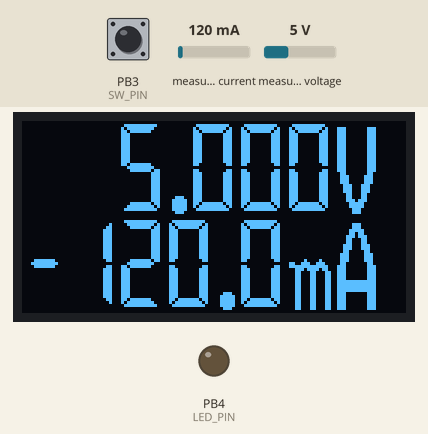
Bench run of a sketch on a simulated ATtiny85, built with avr-gcc and run on an emulated ATtiny85. On the bench: 128×64 one-colour display, output pins drawn as LEDs (lit = HIGH). Wiring (inferred from the names in the program): SSD1306 OLED at I2C address 0x3C; INA219 current sensor at I2C address 0x40. The test bench sets the inputs (shaded band); at power-on: measured current 120 mA, measured voltage 5 V, PB3 (SW_PIN) HIGH.

Above: at 2.5 s.
2.6 s: measured current set to 107 mA
At 3.7 s:
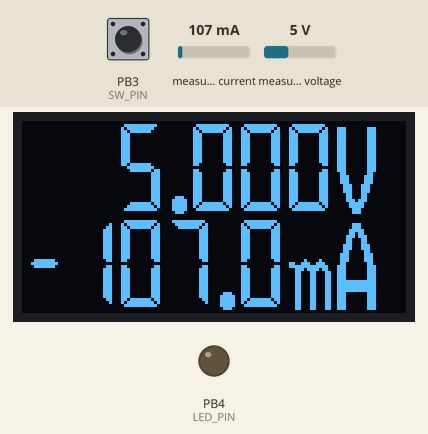
4.2 s: measured current set to 95 mA
At 5.1 s:
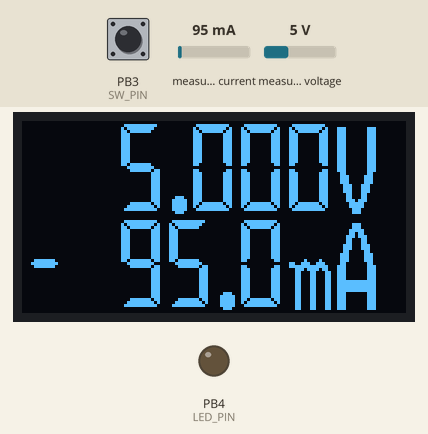
5.8 s: measured voltage set to 0.3 V
At 6.7 s:
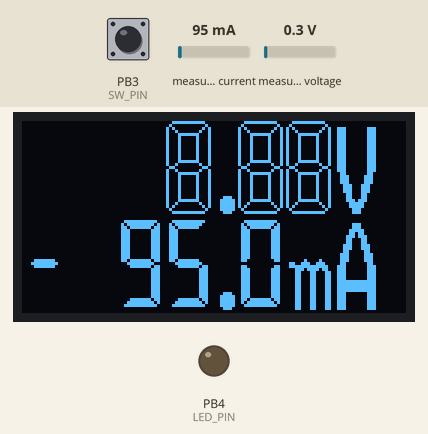
7.5 s: measured voltage set to 0.7 V
9.0 s: measured voltage set to 1 V
At 9.8 s:
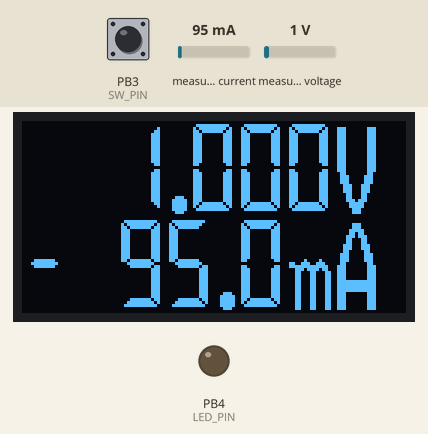
10.7 s: PB3 (SW_PIN) pulled LOW for 3.2 s
At 14.3 s:
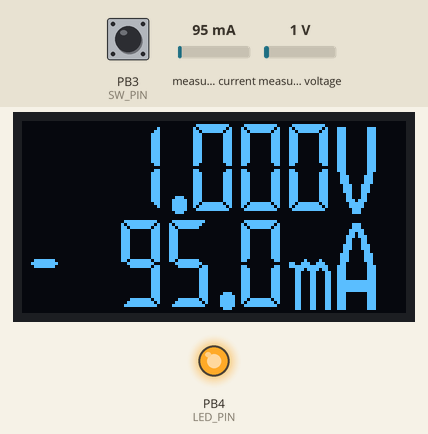
Timing chart, 0 to 15.8 s (numbered marks = the images above; inputs shaded):
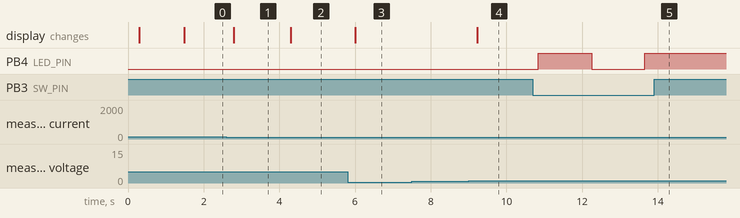

The sketch:

CurrentVoltmeter.ino
```cpp
/**
 * 電流電圧計　For ATTiny85 / ArduinoUNO + INA219　/ SSD1306(128x64)
 * ※ピン番号を変更すれば ArduinoIDE 対応のマイコンなら大体動きます
 * @YoruPuro
 */

#include <Wire.h>
#include "DISP7SEG.h"
DISP7SEG disp ;

#define INA219_ADDR 0x40

// 計測レンジ切り替えスイッチ
#define SW_PIN PB3      // ArduinoUNO:8 / ATTiny85:PB3
// 計測レンジ表示ＬＥＤ
#define LED_PIN PB4     // ArduinoUNO:9 / ATTiny85:PB4

// --------------
int rangeMode = 1 ; // 0:32V/320mA 1:16V/400mA
bool rangeModeFlag = false ;  // 計測レンジ切り替えスイッチのチャタリング防止用

double preDispValV = 0.0 ; // 書き換え抑止用
double preDispValA = 0.0 ; // 書き換え抑止用
#define measuModeA 0  // 電流計
#define measuModeV 1  // 電圧計

static uint8_t conf[] = {
  0x399F , // 32V / 320mA / 12Bit
  0x019F , // 16V / 40mA / 12Bit  ※ディフォルト
 } ;

// シャント抵抗1Ωの場合のキャリブレーション値
static uint16_t calibratin[] = {
  4194 ,  // 32V / 320mA
  13422 , // 16V / 40mA
} ;

const double rangeV = 0.001 ; // 電圧分解能
const double rangeA = 0.1 ;   // 電流分解能

/*
 * 計測値表示
 *
 * mode: measuModeV-電圧値表示　measuModeA-電流値表示
 */
void dispConv(int mode) {
                    // 01234567 01234567
  int  dispSeg[9] ; // xxx.xxxV ±xxx.xmA

  for (int i=0;i<3;i++) {
    dispSeg[i] = 416 ;  // 空白で埋める
  }
  for (int i=3;i<8;i++) {
    dispSeg[i] = 22 ;  // ８
  }
  dispSeg[4] = 20 ; // DOT

  if (mode == measuModeV) {
    // --- 電圧表示
    dispSeg[7] = 24 ; // V
  } else {
    // --- 電流表示
    dispSeg[6] = 25 ; // m
    dispSeg[7] = 23 ; // A
  }
  // --- 表示
  int x = 0 ;
  for (int i=0;i<8;i++) {
    disp.disp7SEG(x,(mode==measuModeV)?0:4,dispSeg[i]) ;
    x += (dispSeg[i] == 20) ? 8 : 16 ; // DOTだけ幅を狭める
  }
}

void dispConv(double dispVal,int mode) {
                    // 01234567 01234567
  int  dispSeg[9] ; // xxx.xxxV ±xxx.xmA

  if (mode == measuModeV) {
    // --- 電圧表示
    for (int i=0;i<8;i++) {
      dispSeg[i] = 416 ;  // 空白で埋める
    }
    dispSeg[7] = 24 ; // V

    int range1 = dispVal ;
    int range2 = dispVal * 1000.0 ;

    int pos1 = 2 ;
    int pos2 = 4 ;
    int pos2l = 3 ;
    dispSeg[3] = 20 ; // DOT
    for (int i=pos1;i>=0;i--) {
      dispSeg[i] = range1 % 10 ;
      range1 /= 10 ;
      if (range1 == 0) break ;
    }
    for (int i=pos2l-1;i>=0;i--) {
      dispSeg[pos2+i] = range2 % 10 ;
      range2 /= 10 ;
    }
  } else
  if (mode == measuModeA) {
    // --- 電流表示
    for (int i=0;i<8;i++) {
      dispSeg[i] = 416 ;  // 空白で埋める
    }
    dispSeg[6] = 25 ; // m
    dispSeg[7] = 23 ; // A

    int range1 = dispVal ;
    int range2 = dispVal * 10.0 ;

    int pos1 = 3 ;
    int pos1e = 0 ;
    int pos2 = 5 ;
    int pos2l =1 ;

    if (dispVal < 0) {
      range1 = -1 * range1 ;
      range2 = -1 * range2 ;
    } else {
      pos1e = 1 ;
      dispSeg[0] = 21 ; // -
    }

    dispSeg[4] = 20 ; // DOT
    for (int i=pos1;i>=pos1e;i--) {
      dispSeg[i] = range1 % 10 ;
      range1 /= 10 ;
      if (range1 == 0) break ;
    }

    for (int i=pos2l-1;i>=0;i--) {
      dispSeg[pos2+i] = range2 % 10 ;
      range2 /= 10 ;
    }
  } else {
    // --- 初期画面 8888.888 表示
    for (int i=0;i<8;i++) {
      dispSeg[i] = 22 ;
    }
    dispSeg[4] = 20 ; // DOT
    disp.cls() ;
  }

  // --- 表示
  int x = 0 ;
  for (int i=0;i<8;i++) {
    disp.disp7SEG(x,(mode==measuModeV)?0:4,dispSeg[i]) ;
    x += (dispSeg[i] == 20) ? 8 : 16 ; // DOTだけ幅を狭める
  }
}

/*
 * INA219 キャリブレーション値設定
 *
 * mode : 0:32V/320mA 1:16V/400mA
 */
void initINA219(int mode) {
    // - 計測モード、測定レンジが切り替わった場合にCONFIG値を再設定する
    Wire.beginTransmission(INA219_ADDR);
    Wire.write(0x00); // config アドレス
    Wire.write((conf[mode] >> 8) & 0xFF);
    Wire.write(conf[mode] & 0xFF);
    Wire.endTransmission();

    // - キャリブレーション値設定
    Wire.beginTransmission(INA219_ADDR);
    Wire.write(0x05); // config アドレス
    Wire.write((calibratin[mode] >> 8) & 0xFF);
    Wire.write(calibratin[mode] & 0xFF);
    Wire.endTransmission();

    digitalWrite(LED_PIN,((mode==1)?LOW:HIGH)) ;
    delay(1000) ;
}

// ------------------------------
void setup() {
  pinMode(SW_PIN,INPUT_PULLUP) ;
  pinMode(LED_PIN,OUTPUT) ;
  digitalWrite(LED_PIN,LOW) ;

  Wire.begin( ) ;
  disp.init() ;

  dispConv(measuModeV) ;
  dispConv(measuModeA) ;
  initINA219(rangeMode) ;
}

void loop() {
  double dispValV = 0.0 ;
  double dispValA = 0.0 ;

  if (digitalRead(SW_PIN) == LOW && !rangeModeFlag) {
    // - 測定レンジ切り替え
    rangeModeFlag = true ;
    rangeMode = (rangeMode + 1) % 2 ;

    // - 計測モード、測定レンジが切り替わった場合にCONFIG値を再設定する
    initINA219(rangeMode) ;
  } else {
    rangeModeFlag = false ;
  }

  // ----- 電圧 -----
  Wire.beginTransmission(INA219_ADDR);
  Wire.write(0x02);                    //BusVoltageレジスタ
  Wire.endTransmission();
  Wire.requestFrom(INA219_ADDR, 2);
  while (Wire.available() < 2);
  int16_t voltI = Wire.read() << 8 | Wire.read();
  voltI = (voltI >> 3) * 4;
  dispValV = voltI * rangeV ;

  // ----- 電流 -----
  Wire.beginTransmission(INA219_ADDR);
  Wire.write(0x01);
  Wire.endTransmission();
  Wire.requestFrom(INA219_ADDR, 16);
  while (Wire.available() < 2);
  int16_t shuntVoltI = Wire.read() << 8 | Wire.read();
  dispValA = shuntVoltI * rangeA ;

  // チラツキ防止：表示に変更がない場合は表示処理を行わない
  if (preDispValV != dispValV) {
    preDispValV = dispValV ;
    if (0.9 > dispValV && dispValV > -0.9) {
      dispConv(measuModeV) ;
    } else {
      dispConv(dispValV,measuModeV) ;
    }
  }

  // チラツキ防止：表示に変更がない場合は表示処理を行わない
  if (preDispValA != dispValA) {
    preDispValA = dispValA ;
    if (0.5 > dispValA && dispValA > -0.5) {
      dispConv(measuModeA) ;
    } else {
      dispConv(dispValA,measuModeA) ;
    }
  }

  delay(200) ;
}
```

DISP7SEG.cpp
```cpp
/*
 * SSD1306/SSD1315に７セグメントっぽいフォントで表示
 *
 */
#include <Arduino.h>
#include <Wire.h>
#include "bitmapdata.h"
#include "DISP7SEG.h"

// SSD1306の初期化コマンド群
static uint8_t DISP7SEG_SSD1306_WIDTH = 128;  // OLEDの幅(ピクセル数)
static uint8_t DISP7SEG_SSD1306_HOGHT = 64;   // OLEDの高さ(ピクセル数)
static uint8_t DISP7SEG_SSD1306_PAGES = 8;    // OLEDのページ数(ピクセル数÷８)
static uint8_t DISP7SEG_SSD1306_ADDR = 0x3C;  // SSD1306のI2Cアドレス
static uint8_t DISP7SEG_SSD1306_CMD  = 0x80;  // SSD1306の1Byteコマンド
static uint8_t DISP7SEG_SSD1306_CMDS = 0x00;  // SSD1306の複数Byteコマンド
static uint8_t DISP7SEG_SSD1306_DATA = 0x40;  // SSD1306のデータバイト
const uint8_t DISP7SEG_SSD1306_INIT[] = {
  0xC8,         // C0/C8:上下の描画方向
  0xA1,         // A0/A1:左右の描画方向
  0x22,         // 20/21/22/23:アドレッシングモード
  0xA8,0x3F,    // 画面の解像度
  0xD3,0x00,    // 縦方向のオフセット
  0x40,         // 縦方向の描画開始位置
  0xA6,         // 表示方法 - A7にすると画面反転
  0x8D, 0x14    // OLEDパネルの供給電圧と思われる 14hに設定しないとダメらしい
};

// 初期化
void DISP7SEG::init() {
  // OLED設定コマンド送信
  oledSendCommands(sizeof(DISP7SEG_SSD1306_INIT), DISP7SEG_SSD1306_INIT) ;  // 初期化
  oledSendCommand(0xAF) ; // 画面表示
  cls() ;
}

void DISP7SEG::cls() {
  oledSendCommand(0xAE) ; // 画面表示
  oledFillData(0) ;
  oledSendCommand(0xAF) ; // 画面表示
}

void DISP7SEG::dispSwitch(bool sw) {
  if (sw) {
    oledSendCommand(0xAF) ; // 画面表示
  } else {
    oledSendCommand(0xAE) ; // 画面表示
  }
}

// OLEDに1バイトコマンドを送信
void DISP7SEG::oledSendCommand(uint8_t command) {
  Wire.beginTransmission(DISP7SEG_SSD1306_ADDR);
  Wire.write(DISP7SEG_SSD1306_CMD);
  Wire.write(command);
  Wire.endTransmission();
}

// OLEDに2バイトコマンドを送信
void DISP7SEG::oledSendCommand2(uint8_t command1,uint8_t command2) {
  Wire.beginTransmission(DISP7SEG_SSD1306_ADDR);
  Wire.write(DISP7SEG_SSD1306_CMDS);
  Wire.write(command1);
  Wire.write(command2);
  Wire.endTransmission();
}

// OLEDに3バイトコマンドを送信
void DISP7SEG::oledSendCommand3(uint8_t command1,uint8_t command2,uint8_t command3) {
  Wire.beginTransmission(DISP7SEG_SSD1306_ADDR);
  Wire.write(DISP7SEG_SSD1306_CMDS);
  Wire.write(command1);
  Wire.write(command2);
  Wire.write(command3);
  Wire.endTransmission();
}

// OLEDに複数のコマンドを送信::Wireクラスの制限により最大32Byte
// 長さのチェックはしてないのでプログラマ責任で上手い事やってちょ
void DISP7SEG::oledSendCommands(int commandLen,uint8_t commands[]) {
  Wire.beginTransmission(DISP7SEG_SSD1306_ADDR);
  Wire.write(DISP7SEG_SSD1306_CMDS);
  for (int i = 0; i < commandLen; i++) {
    Wire.write(commands[i]);
  }
   Wire.endTransmission();
}

// 画面を特定のビットバターンで埋める::画面の初期化用
void DISP7SEG::oledFillData(uint8_t fillData) {
  for (uint8_t m = 0; m < DISP7SEG_SSD1306_PAGES; m++) {
    oledSendCommand3(0xB0 | (m & 0x07) , 0x10 , 0x00) ;

    Wire.beginTransmission(DISP7SEG_SSD1306_ADDR);
    Wire.write(DISP7SEG_SSD1306_DATA);
    for (uint8_t x = 0; x < DISP7SEG_SSD1306_WIDTH; x++) {
      if (Wire.write(fillData) == 0) {
        Wire.endTransmission();
        Wire.beginTransmission(DISP7SEG_SSD1306_ADDR);
        Wire.write(DISP7SEG_SSD1306_DATA);
        Wire.write(fillData);
      }
    }
    Wire.endTransmission();
  }
  oledSendCommand3(0xB0 , 0x10 , 0x00) ;
}

// 7セグメント調フォント表示
void DISP7SEG::disp7SEG(int offsetX , int offsetY , int num) {
  int width = 16 ;
  int heigh = 4 ;

  if (num < 16) {
    if (num < 0) { num = 10 ; }
    bool flag7[7] ;
    for (int i=0;i<7;i++) {
      flag7[i] = addMap[num][i] ;
    }
    for (int i = 0; i < 16*4; i++) {
        bitMapBuff[i] = 0 ;
      if (flag7[0]) { bitMapBuff[i] |= pgm_read_word(SEGa + i) ; }  // a
      if (flag7[1]) { bitMapBuff[i] |= pgm_read_word(SEGb + i) ; }  // b
      if (flag7[2]) { bitMapBuff[i] |= pgm_read_word(SEGc + i) ; }  // c
      if (flag7[3]) { bitMapBuff[i] |= pgm_read_word(SEGd + i) ; }  // d
      if (flag7[4]) { bitMapBuff[i] |= pgm_read_word(SEGe + i) ; }  // e
      if (flag7[5]) { bitMapBuff[i] |= pgm_read_word(SEGf + i) ; }  // f
      if (flag7[6]) { bitMapBuff[i] |= pgm_read_word(SEGg + i) ; }  // g
    }
  } else
  if (num > 100) { // CLEAR
    width = num % 100 ;
    heigh = num / 100 ;
    memset(bitMapBuff,0,width*heigh) ;
  } else {
    uint8_t *bitMap ;
    switch(num) {
      case 20: bitMap = SEGdot ; break ;    // DOT
      case 21: bitMap = SEGg ; break ;      // -
      case 22: bitMap = base7SEG ; break ;  // Body
      case 23: bitMap = SEGAMP ; break ;    // A
      case 24: bitMap = SEGVOL ; break ;    // V
      case 25: bitMap = SEGm ; break ;      // m
    }
    for (int i = 0; i < width*heigh; i++) {
      bitMapBuff[i] = pgm_read_word(bitMap + i) ;
    }
  }

  oledBitMap(offsetX,offsetY, width , heigh , bitMapBuff) ;
}

// BITパターン表示
void DISP7SEG::oledBitMap(int offsetX , int offsetY , int width,int hight, uint8_t *bitMap) {
  int pos = 0 ;
  for (int m = 0; m < hight; m++) {
    oledSendCommand3(0xB0 | ((m + offsetY) & 0x07) , 0x10 | (offsetX & 0xf0) >> 4 , offsetX & 0x0F) ;
    Wire.beginTransmission(DISP7SEG_SSD1306_ADDR);
    Wire.write(DISP7SEG_SSD1306_DATA);
    for (int x = 0; x < width; x++) {
      int8_t byteData = bitMap[pos] ;
      if (Wire.write(byteData) == 0) {
        Wire.endTransmission();
        Wire.beginTransmission(DISP7SEG_SSD1306_ADDR);
        Wire.write(DISP7SEG_SSD1306_DATA);
        Wire.write(byteData);
      }
      pos++ ;
    }
    Wire.endTransmission();
  }
  oledSendCommand3(0xB0 , 0x10 , 0x00) ;
}
```

DISP7SEG.h
```cpp
/*
 * SSD1306/SSD1315に７セグメントっぽいフォントで表示
 *
 */
#ifndef DISP7SEG_H
#define DISP7SEG_H
#include <arduino.h>

class DISP7SEG
{
  private:
    uint8_t bitMapBuff[16*4];  // 7セグっぽいフォントの合成用バッファ

  public:
    void init(); // 初期化
    void cls(); // 画面クリア
    void disp7SEG(int offsetX , int offsetY , int num); // 7セグメント調フォント表示
    void oledBitMap(int offsetX , int offsetY , int width,int hight, uint8_t *bitMap); // ビットパターン表示
    void dispSwitch(bool sw) ;

  protected:
    void oledSendCommand(uint8_t command); // OLEDに1バイトコマンドを送信
    void oledSendCommand2(uint8_t command1,uint8_t command2); // OLEDに2バイトコマンドを送信
    void oledSendCommand3(uint8_t command1,uint8_t command2,uint8_t command3); // OLEDに3バイトコマンドを送信
    void oledSendCommands(int commandLen,uint8_t commands[]); // OLEDに複数のコマンドを送信
    void oledFillData(uint8_t fillData);  // 画面を特定のビットバターンで埋める::画面の初期化用
} ;
#endif
```

Source omitted: bitmapdata.h (data table, 6238 bytes)

Measured:
- the behaviour switches between 100 and 99 mA on measured current (found by bisection; images 1 and 2)
- the behaviour switches between 0.8 and 0.9 V on measured voltage (found by bisection; images 3 and 4)
- after the input at 2.6 s, the display: changes after 0.19 s (image 1)
- after the input at 4.2 s, the display: changes after 0.10 s (image 2)
- after the input at 5.8 s, the display: changes after 0.21 s (image 3)
- after the input at 7.5 s, every drawn part: stays the same
- after the input at 9.0 s, the display: changes after 0.23 s (image 4)
- after the input at 10.7 s, PB4 (LED_PIN): LOW → HIGH after 0.15 s, → LOW 1.4 s later, → HIGH 1.4 s later
